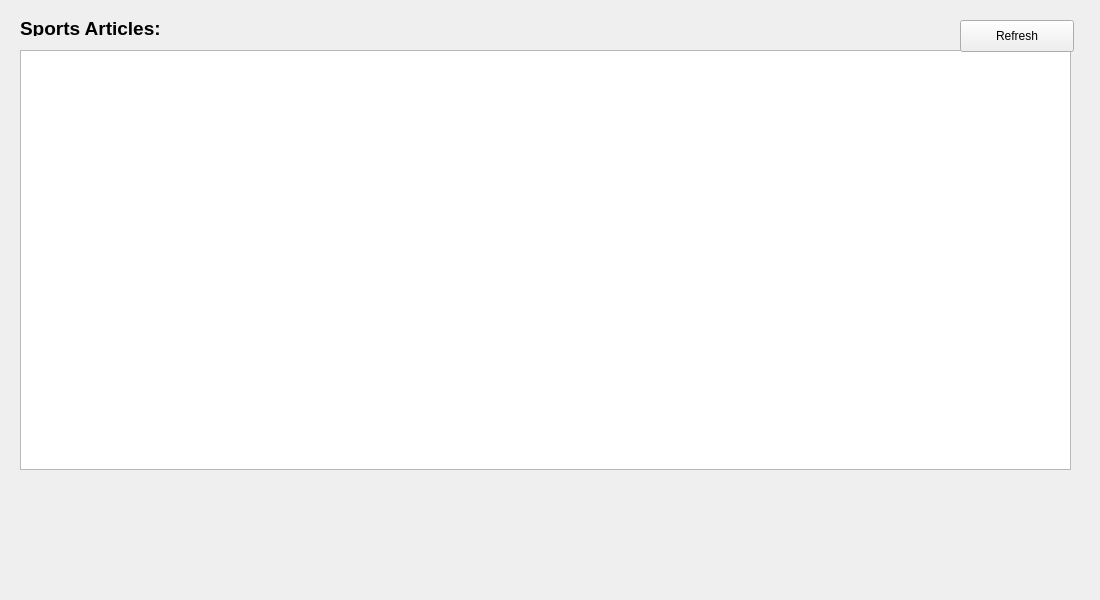
<?xml version="1.0" encoding="UTF-8"?>
<ui version="4.0">
 <class>ArticleWorkspaceSportsWidget</class>
 <widget class="QWidget" name="ArticleWorkspaceSportsWidget">
  <property name="geometry">
   <rect>
    <x>0</x>
    <y>0</y>
    <width>1100</width>
    <height>600</height>
   </rect>
  </property>
  <property name="windowTitle">
   <string>Form</string>
  </property>
  <widget class="QLabel" name="label">
   <property name="geometry">
    <rect>
     <x>20</x>
     <y>20</y>
     <width>231</width>
     <height>16</height>
    </rect>
   </property>
   <property name="font">
    <font>
     <pointsize>14</pointsize>
     <weight>75</weight>
     <bold>true</bold>
    </font>
   </property>
   <property name="text">
    <string>Sports Articles:</string>
   </property>
  </widget>
  <widget class="QTextBrowser" name="articleTextBrowser">
   <property name="geometry">
    <rect>
     <x>20</x>
     <y>50</y>
     <width>1051</width>
     <height>420</height>
    </rect>
   </property>
  </widget>
  <widget class="QPushButton" name="refreshButton">
   <property name="geometry">
    <rect>
     <x>960</x>
     <y>20</y>
     <width>114</width>
     <height>32</height>
    </rect>
   </property>
   <property name="text">
    <string>Refresh</string>
   </property>
  </widget>
 </widget>
 <resources/>
 <connections/>
</ui>
